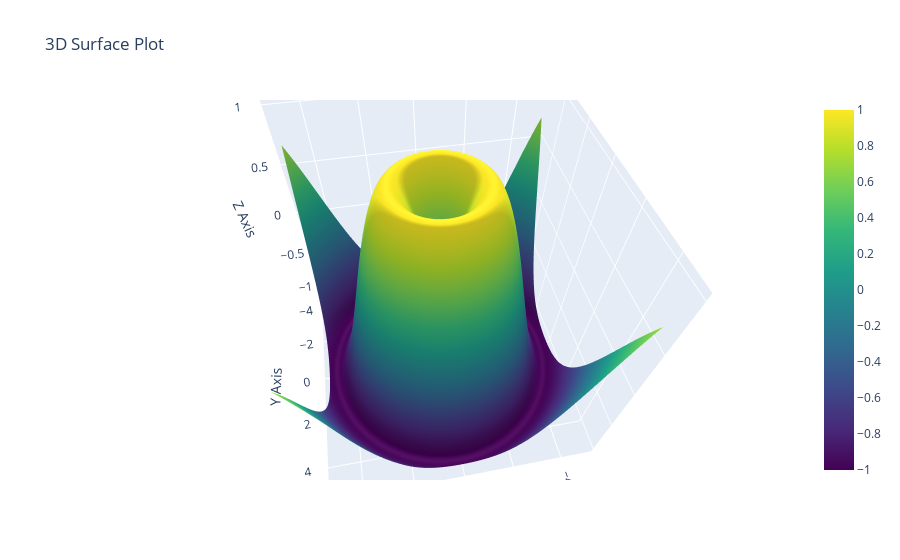

The code cell stored with this chart in its notebook:
### Markdown cell above
#### 3D поверхня

### Code cell
import plotly.graph_objects as go
import numpy as np

# Дані для 3D поверхні
x = np.linspace(-5, 5, 100)
y = np.linspace(-5, 5, 100)
X, Y = np.meshgrid(x, y)
Z = np.sin(np.sqrt(X**2 + Y**2))

# Створюємо 3D поверхню
fig = go.Figure(data=[go.Surface(z=Z, x=X, y=Y, colorscale="Viridis")])
fig.update_layout(title="3D Surface Plot", scene=dict(
                    xaxis_title='X Axis',
                    yaxis_title='Y Axis',
                    zaxis_title='Z Axis'))
fig.show()

### Figure 1 — Plotly figure (JSON) as saved in the notebook; plotly's stock layout.template omitted (floating-point values rounded to 4 significant figures; data arrays with more than 128 entries replaced by an {"elided": "..."} marker saying what was removed)
{"data": [{"colorscale": [[0, "#440154"], [0.1111, "#482878"], [0.2222, "#3e4989"], [0.3333, "#31688e"], [0.4444, "#26828e"], [0.5556, "#1f9e89"], [0.6667, "#35b779"], [0.7778, "#6ece58"], [0.8889, "#b5de2b"], [1, "#fde725"]], "type": "surface", "x": {"elided": "100x100 float values"}, "y": {"elided": "100x100 float values"}, "z": {"elided": "100x100 float values"}}], "layout": {"autosize": true, "scene": {"aspectmode": "auto", "aspectratio": {"x": 1, "y": 1, "z": 1}, "camera": {"center": {"x": 0, "y": 0, "z": 0}, "eye": {"x": 0.184, "y": 0.9812, "z": 1.279}, "projection": {"type": "perspective"}, "up": {"x": 0, "y": 0, "z": 1}}, "xaxis": {"title": {"text": "X Axis"}, "type": "linear"}, "yaxis": {"title": {"text": "Y Axis"}, "type": "linear"}, "zaxis": {"title": {"text": "Z Axis"}, "type": "linear"}}, "title": {"text": "3D Surface Plot"}}}
